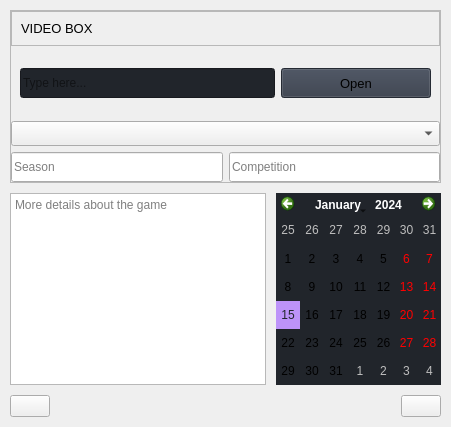
                     <widget class="QWidget" name="local_video_page">
                      <property name="styleSheet">
                       <string notr="true">b</string>
                      </property>
                      <layout class="QVBoxLayout" name="verticalLayout">
                       <property name="spacing">
                        <number>10</number>
                       </property>
                       <property name="leftMargin">
                        <number>10</number>
                       </property>
                       <property name="topMargin">
                        <number>10</number>
                       </property>
                       <property name="rightMargin">
                        <number>10</number>
                       </property>
                       <property name="bottomMargin">
                        <number>10</number>
                       </property>
                       <item>
                        <widget class="QFrame" name="row_1">
                         <property name="frameShape">
                          <enum>QFrame::StyledPanel</enum>
                         </property>
                         <property name="frameShadow">
                          <enum>QFrame::Raised</enum>
                         </property>
                         <layout class="QVBoxLayout" name="verticalLayout_16">
                          <property name="spacing">
                           <number>0</number>
                          </property>
                          <property name="leftMargin">
                           <number>0</number>
                          </property>
                          <property name="topMargin">
                           <number>0</number>
                          </property>
                          <property name="rightMargin">
                           <number>0</number>
                          </property>
                          <property name="bottomMargin">
                           <number>0</number>
                          </property>
                          <item>
                           <widget class="QFrame" name="frame_div_content_11">
                            <property name="minimumSize">
                             <size>
                              <width>0</width>
                              <height>110</height>
                             </size>
                            </property>
                            <property name="maximumSize">
                             <size>
                              <width>16777215</width>
                              <height>110</height>
                             </size>
                            </property>
                            <property name="frameShape">
                             <enum>QFrame::NoFrame</enum>
                            </property>
                            <property name="frameShadow">
                             <enum>QFrame::Raised</enum>
                            </property>
                            <layout class="QVBoxLayout" name="verticalLayout_17">
                             <property name="spacing">
                              <number>0</number>
                             </property>
                             <property name="leftMargin">
                              <number>0</number>
                             </property>
                             <property name="topMargin">
                              <number>0</number>
                             </property>
                             <property name="rightMargin">
                              <number>0</number>
                             </property>
                             <property name="bottomMargin">
                              <number>0</number>
                             </property>
                             <item>
                              <widget class="QFrame" name="frame_title_wid_11">
                               <property name="maximumSize">
                                <size>
                                 <width>16777215</width>
                                 <height>35</height>
                                </size>
                               </property>
                               <property name="frameShape">
                                <enum>QFrame::StyledPanel</enum>
                               </property>
                               <property name="frameShadow">
                                <enum>QFrame::Raised</enum>
                               </property>
                               <layout class="QVBoxLayout" name="verticalLayout_181">
                                <item>
                                 <widget class="QLabel" name="labelBoxBlenderInstalation">
                                  <property name="font">
                                   <font>
                                    <pointsize>10</pointsize>
                                    <italic>false</italic>
                                    <bold>false</bold>
                                   </font>
                                  </property>
                                  <property name="styleSheet">
                                   <string notr="true"/>
                                  </property>
                                  <property name="text">
                                   <string>VIDEO BOX</string>
                                  </property>
                                 </widget>
                                </item>
                               </layout>
                              </widget>
                             </item>
                             <item>
                              <widget class="QFrame" name="frame_content_wid_1">
                               <property name="frameShape">
                                <enum>QFrame::NoFrame</enum>
                               </property>
                               <property name="frameShadow">
                                <enum>QFrame::Raised</enum>
                               </property>
                               <layout class="QHBoxLayout" name="horizontalLayout_9">
                                <item>
                                 <layout class="QGridLayout" name="gridLayout1">
                                  <property name="bottomMargin">
                                   <number>0</number>
                                  </property>
                                  <item row="0" column="1">
                                   <widget class="QPushButton" name="local_video_file_button">
                                    <property name="minimumSize">
                                     <size>
                                      <width>150</width>
                                      <height>30</height>
                                     </size>
                                    </property>
                                    <property name="font">
                                     <font>
                                      <pointsize>10</pointsize>
                                      <italic>false</italic>
                                      <bold>false</bold>
                                     </font>
                                    </property>
                                    <property name="cursor">
                                     <cursorShape>PointingHandCursor</cursorShape>
                                    </property>
                                    <property name="styleSheet">
                                     <string notr="true">background-color: rgb(52, 59, 72);</string>
                                    </property>
                                    <property name="text">
                                     <string>Open</string>
                                    </property>
                                    <property name="icon">
                                     <iconset resource="../resources.qrc">
                                      <normaloff>:/icons/images/icons/cil-folder-open.png</normaloff>:/icons/images/icons/cil-folder-open.png</iconset>
                                    </property>
                                   </widget>
                                  </item>
                                  <item row="0" column="0">
                                   <widget class="QLineEdit" name="local_video_file_name">
                                    <property name="minimumSize">
                                     <size>
                                      <width>0</width>
                                      <height>30</height>
                                     </size>
                                    </property>
                                    <property name="styleSheet">
                                     <string notr="true">background-color: rgb(33, 37, 43);</string>
                                    </property>
                                    <property name="text">
                                     <string/>
                                    </property>
                                    <property name="placeholderText">
                                     <string>Type here...</string>
                                    </property>
                                   </widget>
                                  </item>
                                 </layout>
                                </item>
                               </layout>
                              </widget>
                             </item>
                            </layout>
                           </widget>
                          </item>
                          <item>
                           <layout class="QGridLayout" name="gridLayout_2">
                            <property name="spacing">
                             <number>6</number>
                            </property>
                            <item row="1" column="1">
                             <widget class="QLineEdit" name="local_competition_input">
                              <property name="minimumSize">
                               <size>
                                <width>0</width>
                                <height>30</height>
                               </size>
                              </property>
                              <property name="placeholderText">
                               <string>Competition</string>
                              </property>
                             </widget>
                            </item>
                            <item row="1" column="0">
                             <widget class="QLineEdit" name="local_season_input">
                              <property name="minimumSize">
                               <size>
                                <width>0</width>
                                <height>30</height>
                               </size>
                              </property>
                              <property name="placeholderText">
                               <string>Season</string>
                              </property>
                             </widget>
                            </item>
                            <item row="0" column="0" colspan="2">
                             <widget class="QComboBox" name="local_sports_type_combobox">
                              <property name="minimumSize">
                               <size>
                                <width>0</width>
                                <height>25</height>
                               </size>
                              </property>
                              <property name="editable">
                               <bool>false</bool>
                              </property>
                              <property name="currentText">
                               <string/>
                              </property>
                              <property name="placeholderText">
                               <string>Select a Sport</string>
                              </property>
                              <item>
                               <property name="text">
                                <string>Football</string>
                               </property>
                              </item>
                              <item>
                               <property name="text">
                                <string>Baskeball</string>
                               </property>
                              </item>
                              <item>
                               <property name="text">
                                <string>Volleyball</string>
                               </property>
                              </item>
                              <item>
                               <property name="text">
                                <string>Cricket</string>
                               </property>
                              </item>
                              <item>
                               <property name="text">
                                <string>Other</string>
                               </property>
                              </item>
                             </widget>
                            </item>
                           </layout>
                          </item>
                         </layout>
                        </widget>
                       </item>
                       <item>
                        <layout class="QGridLayout" name="gridLayout_3">
                         <item row="0" column="0">
                          <widget class="QPlainTextEdit" name="local_details_input">
                           <property name="placeholderText">
                            <string>More details about the game</string>
                           </property>
                          </widget>
                         </item>
                         <item row="0" column="1">
                          <widget class="QCalendarWidget" name="local_calendar">
                           <property name="styleSheet">
                            <string notr="true">QCalendarWidget QAbstractItemView{
	background-color: #21252b; 
	selection-background-color: #bd93f9;
	selection-color: #21252b; 
}
QCalendarWidget QWidget {background-color:#21252b;}
QCalendarWidget QTableView{background-color:#21252b;}</string>
                           </property>
                           <property name="horizontalHeaderFormat">
                            <enum>QCalendarWidget::NoHorizontalHeader</enum>
                           </property>
                           <property name="verticalHeaderFormat">
                            <enum>QCalendarWidget::NoVerticalHeader</enum>
                           </property>
                          </widget>
                         </item>
                        </layout>
                       </item>
                       <item>
                        <layout class="QHBoxLayout" name="horizontalLayout_7">
                         <item alignment="Qt::AlignLeft">
                          <widget class="QPushButton" name="local_previous_page_button">
                           <property name="maximumSize">
                            <size>
                             <width>80</width>
                             <height>80</height>
                            </size>
                           </property>
                           <property name="styleSheet">
                            <string notr="true">::pressed{background-color: #ff79c6}
::active{border:none}</string>
                           </property>
                           <property name="text">
                            <string/>
                           </property>
                           <property name="icon">
                            <iconset resource="../resources.qrc">
                             <normaloff>:/images/images/images/previous_purple.png</normaloff>:/images/images/images/previous_purple.png</iconset>
                           </property>
                           <property name="iconSize">
                            <size>
                             <width>48</width>
                             <height>48</height>
                            </size>
                           </property>
                          </widget>
                         </item>
                         <item alignment="Qt::AlignRight">
                          <widget class="QPushButton" name="local_next_page_button">
                           <property name="maximumSize">
                            <size>
                             <width>80</width>
                             <height>80</height>
                            </size>
                           </property>
                           <property name="styleSheet">
                            <string notr="true">::pressed{background-color: #ff79c6}
::active{border:none}</string>
                           </property>
                           <property name="text">
                            <string/>
                           </property>
                           <property name="icon">
                            <iconset resource="../resources.qrc">
                             <normaloff>:/images/images/images/next_purple.png</normaloff>:/images/images/images/next_purple.png</iconset>
                           </property>
                           <property name="iconSize">
                            <size>
                             <width>48</width>
                             <height>48</height>
                            </size>
                           </property>
                          </widget>
                         </item>
                        </layout>
                       </item>
                      </layout>
                     </widget>
